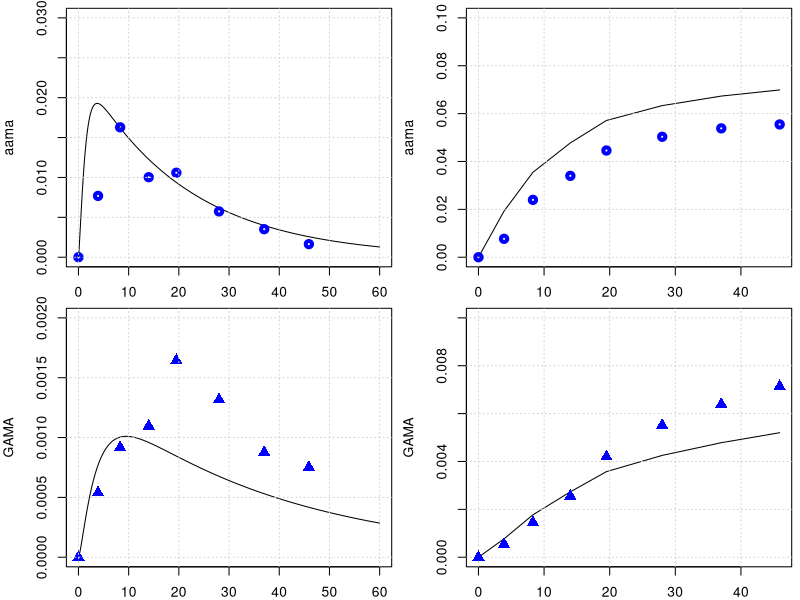

Recreate this plot in R.
library(deSolve)
library(minpack.lm)

graphics.off()

#body weight in kg
BW = 70 
# fractions of BW
##https://journals.sagepub.com/doi/pdf/10.1177/ANIB_32_3-4
F_B = 0.079 
F_B_AB = 0.35 #fraction: arterial blood of blood volume
F_B_VB = 0.65 #fraction: venous blood of blood volume
F_Li = 0.026
F_Ki = 0.0044
F_T = 1-(F_B+F_Li+F_Ki)
#organ volumes in L
V_AB <- BW*F_B*F_B_AB 
V_VB <- BW*F_B*F_B_VB 
V_T <- BW*F_T
V_Ki <- BW*F_Ki
V_Li <- BW*F_Li
#cardiac output in L/(kg*h)
##https://journals.sagepub.com/doi/pdf/10.1177/ANIB_32_3-4
QCC = 16        #12.5 # maybe 14 or 6.5 check?
Q_C = QCC*BW^0.75
FQ_P = 2.5/100 
FQ_Li = 0.19
FQ_Ki = 0.255 #total - there is also an aterial flow rate 
FQ_T = 1 -( FQ_Li + FQ_Ki +FQ_P)
Q_Li <- Q_C*FQ_Li
Q_Ki <- Q_C*FQ_Ki
Q_T <- Q_C*FQ_T

# partition coefficient
pAA_TB = 0.2
pAA_KiB = 0.2
pAA_LiB = 1.5

pGA_TB = 0.97
pGA_LiB = 0.9
pGA_KiB = .3

#reaction rate constants 
k_AAuptake = 1 #1/h

k_onAA_T = 0.28 #1/h
k_onAA_B = 0.36 #1/h
k_onAA_Li = 0.71 #1/h
k_onAA_Ki = 0.83 #1/h

k_syn_GSH = 0.25 #mmol/h 
k_cl_GSH = 0.35 #1/h
k_onAA_GSH = 0.55 #L/(mmol h)
k_onGA_GSH = 0.8 #L/(mmol h)

k_onGA_T = 0.089 #1/h
k_onGA_B = 0.108 #1/h
k_onGA_Ki = k_onAA_T/2 #1/h
k_onGA_Li = 0.215 #1/h

k_exc_AAMA = 0.049      # 0.049 #1/h or 0.13 # this will change the shape
k_exc_GAMA = 0.027     # 0.077 #1/h  # or 0.027
k_exc_GAOH = 0.077     # 1/h
k_exc_GA <- 1.48       # 1/h Q_Ki*0.025
k_exc_AA <- 2

PL1 = 1.7     # !$'liver/blood partition AA'
PL2 = 0.9    # !$'liver/blood partition GA'

MW_aa = 71   # mg/mmol
MW_ga = 87   # mg/mmol

MW_GSH = 307.32 # mg/mmol

VMAXGC1 = 1   #!Vmax for GSH-AA conjugation mg/hr-kg^0.7
VMAXG1 = VMAXGC1/MW_aa*BW**0.7    # !$'Liver AA-GSH rate'

# Maximum velocity for enzymatic reaction 
V_max_p450 = 9 /MW_aa*BW^0.7  # 0.235 mg/h (Tien: AA to GA mmol/hr)
V_max_EH = 20 /MW_ga*BW^0.7  
KM_p450 = 10.0
KM_EH = 100.0

k_0_GSH = 7

AGSH0 = k_0_GSH * V_Li * MW_GSH

KMG1 = 100/MW_aa  #!Km with respect to AA for GSH conjugation mM
KMGG = 0.1        # !KM with respect to GSH for AA or GA conjugation with GSH mM
KMG2 = 100/MW_ga  #!Km with respect to GA for GSH conjugation mM


KPT_Li = 0.015     # !'protein turnover rate in liver'
KPT_Ki = 0.013     #  !'protein turnover rate in kidney'
KPTR = 0.013     # !'protein turnover rate in rpt'
KPTS = 0.0039    # !'protein turnover rate in spt'
KPTRB = 0.0039   # !'protein turnover rate in rbc'
KPTPL = 0.0039   # !'protein turnover rate in plasma'
# +++++++++++++++++++++++++++++++++++++++++++++++++++++++++++++++++
# create list of parameter
# +++++++++++++++++++++++++++++++++++++++++++++++++++++++++++++++++
params <- unlist(c(data.frame(pAA_TB, pAA_LiB, pAA_KiB,
                              pGA_TB, pGA_LiB, pGA_KiB,
                              k_onAA_T, k_onAA_B, k_onAA_Li, k_onAA_GSH, k_onAA_Ki,
                              k_onGA_T, k_onGA_B, k_onGA_Li, k_onGA_Ki, k_exc_GA,
                              k_onGA_GSH, k_exc_AAMA, k_exc_GAMA, k_exc_GAOH,
                              k_cl_GSH, V_max_p450, KM_p450, V_max_EH, KM_EH,
                              k_AAuptake)
))
yini <- c(m_AA_AB = 0.0, m_GA_AB = 0.0, 
          a_pb_AA_B = 0 ,
          m_AA_VB = 0.0, m_GA_VB = 0.0,
          m_AA_Ki = 0.0, m_GA_Ki = 0.0, m_AA_dose = 0 ,
          m_AA_Li = 0.0, m_AAMA = 0.0,  #m_AAMA_urinary = 0.0,
          m_GA_Li = 0.0,
          a_pb_GA_Li   = 0.0,
          m_GAMA  = 0.0,
          #m_GAMA_urinary = 0.0, 
          m_GSH_Li = k_0_GSH * V_Li * MW_GSH, 
          m_AA_T = 0.0, m_GA_T = 0.0,
          m_GAOH = 0.0, 
          m_AA_out = 0.0,
          m_AA_accum = 0.0,
          m_AA_free = 0.0,
          m_AA_in = 0.0,
          m_GA_out = 0.0,
          m_GA_accum = 0.0,
          m_GA_free = 0.0,
          m_GA_in = 0.0,
          a_pb_AA_Ki = 0,
          a_pb_AA_Li = 0,
          a_pb_GA_Ki = 0
)
# ++++++++++++++++++++++++++++++++++++++++++++++++++++++++++++++++++
# PBPK model for Acrylamide 
# ++++++++++++++++++++++++++++++++++++++++++++++++++++++++++++++++++
PBPKmodelAA <- function(t,state,parameter){
  with(as.list(c(t,state,parameter)), {
    ########################################################################################  
    #----#---#  Model for aa  #---#---#
    # concentrations blood in the organs in mg/L
    c_AA_AB <- m_AA_AB/V_AB   
    c_AA_VB <- m_AA_VB/V_VB
    c_AA_T <- m_AA_T/V_T
    c_AA_Li <- m_AA_Li/V_Li
    c_AA_Ki <- m_AA_Ki/V_Ki
    
    c_GSH_Li <- m_GSH_Li/V_Li
    
    # Blood
    #-----------------------------
    # units checked -> mg/h   
    dm_AA_AB <- Q_C*(c_AA_VB - c_AA_AB) -k_onAA_B*m_AA_AB
    # units checked -> mg/h   
    dm_AA_VB <- Q_T*(c_AA_T/pAA_TB) +Q_Li*(c_AA_Li/pAA_LiB) +Q_Ki*(c_AA_Ki/pAA_KiB) - Q_C*c_AA_VB -k_onAA_B*m_AA_VB
    
    # Trine: I added this. Can we make an overall turnover rate in blood? Is this correct? 
    da_pb_AA_B <- k_onAA_B*m_AA_AB + k_onAA_B*m_AA_VB - a_pb_AA_B*KPTRB
    
    # Kidney
    #---------------------------------
    # units checked -> mg/h   
    dm_AA_Ki <- Q_Ki*c_AA_AB -Q_Ki*(c_AA_Ki/pAA_KiB) -k_onAA_Ki*m_AA_Ki 
    
    # protein tunr over AA in Kidney
    da_pb_AA_Ki <- k_onAA_Ki*m_AA_Ki - a_pb_AA_Ki*KPT_Ki
    
    # units checked -> mg/h   
    dm_AA_dose <- -k_AAuptake*m_AA_dose
    
    # Liver
    #--------------------------------
    # units checked -> mg/h
    dm_GSH_Li <- k_0_GSH * V_Li * MW_GSH - k_cl_GSH*m_GSH_Li 
    
    metAA_GSH <- k_onAA_GSH *c_AA_Li * c_GSH_Li /(c_AA_Li + KMG1)/(c_GSH_Li + KMGG)
    metAA_P450 <- V_max_p450 * MW_aa*c_AA_Li/ (KM_p450+c_AA_Li)
    
    # units checked -> mg/h  
    dm_AA_Li <- Q_Li*(c_AA_AB - c_AA_Li/pAA_LiB) + k_AAuptake*m_AA_dose - k_onAA_Li*m_AA_Li  - metAA_P450 - metAA_GSH 
    
    # protein tunr over AA in Liver
    da_pb_AA_Li <- k_onAA_Li*m_AA_Li - a_pb_AA_Li * KPT_Li
    
    # Tissue
    #--------------------------------------------------------------
    # units checked -> mg/h   
    dm_AA_T <- Q_T*(c_AA_AB - c_AA_T/pAA_TB) -k_onAA_T*m_AA_T
    
    # Urine
    #-------------------------------------------------------------
    # units checked -> mg/h   
    dm_AAMA <- metAA_P450 + metAA_GSH  - m_AAMA*k_exc_AAMA
    
    dm_AA_out <- metAA_P450 + metAA_GSH
    dm_AA_in <- k_AAuptake*m_AA_dose
    dm_AA_accum <- k_onAA_B*m_AA_AB +k_onAA_B*m_AA_VB +k_onAA_T*m_AA_T +k_onAA_Li*m_AA_Li +k_onAA_Ki*m_AA_Ki
    dm_AA_free <- dm_AA_AB + dm_AA_VB +dm_AA_T +dm_AA_Li +dm_AA_Ki
########################################################################################  
########################################################################################    
    #----#---#  Model for Ga  #---#---#    
    #concentrations blood in the organs in mg/L
    c_GA_AB <- m_GA_AB/V_AB ;   c_GA_VB <- m_GA_VB/V_VB
    c_GA_T <- m_GA_T/V_T
    c_GA_Li <- m_GA_Li/(V_Li*PL2)
    c_GA_Ki <- m_GA_Ki/V_Ki
    # units checked -> mg/h   
    dm_GA_AB <- Q_C*(c_GA_VB - c_GA_AB) -k_onGA_B*m_GA_AB
    # units checked -> mg/h   
    dm_GA_VB <- Q_T*(c_GA_T/pGA_TB) +Q_Li*(c_GA_Li/pGA_LiB) +Q_Ki*(c_GA_Ki/pGA_KiB) - Q_C*c_GA_VB -k_onGA_B*m_GA_VB
    # units checked -> mg/h   
    dm_GA_Ki <- Q_Ki*c_GA_AB -Q_Ki*(c_GA_Ki/pGA_KiB) -k_onGA_Ki*m_GA_Ki 
    
    
    # protein tunr over AA in Kidney
    da_pb_GA_Ki <- k_onGA_Ki*m_GA_Ki - a_pb_GA_Ki*KPT_Ki
    
    
    # units checked -> mg/h
    metGA_GSH <- k_onGA_GSH * c_GSH_Li *m_GA_Li / (c_GA_Li + KMG2)/(c_GSH_Li + KMGG)
    metGA_EH <- V_max_EH *MW_ga *c_GA_Li / (KM_EH + c_GA_Li)
    # units checked -> mg/h 
    dm_GA_Li <- Q_Li*(c_GA_AB - c_GA_Li/pGA_LiB) - k_onGA_Li*m_GA_Li + metAA_P450 - metGA_GSH -metGA_EH 
    
    
    # protein tunr over GA in Liver
    da_pb_GA_Li = k_onGA_Li*m_GA_Li - a_pb_GA_Li*KPT_Li 
    
    
    # units checked -> mg/h, 
    dm_GAMA <-  metGA_GSH  -m_GAMA*k_exc_GAMA
    
    dm_GA_T <- Q_T*(c_GA_AB - c_GA_T/pGA_TB) -k_onGA_T*m_GA_T
    
    dm_GAOH <- metGA_EH -m_GAOH*k_exc_GAMA
    
    dm_GA_out <- metGA_GSH + metGA_EH 
    dm_GA_in <- metGA_GSH +metGA_EH
    dm_GA_accum <- k_onGA_B*m_GA_AB +k_onGA_B*m_GA_VB +k_onGA_T*m_GA_T +k_onGA_Li*m_GA_Li +k_onGA_Ki*m_GA_Ki
    dm_GA_free <- dm_GA_AB + dm_GA_VB +dm_GA_T +dm_GA_Li +dm_GA_Ki 

    
    return(list(c(dm_AA_AB,  dm_GA_AB,
                  da_pb_AA_B,
                  dm_AA_VB,    dm_GA_VB,
                  dm_AA_Ki,  dm_GA_Ki,  dm_AA_dose,
                  dm_AA_Li,
                  dm_AAMA,   
                  dm_GA_Li, da_pb_GA_Li, dm_GAMA,
                  dm_GSH_Li, dm_AA_T,   dm_GA_T,
                  dm_GAOH,
                  dm_AA_in,
                  dm_AA_out,
                  dm_AA_accum,
                  dm_AA_free,
                  dm_GA_out,
                  dm_GA_accum,
                  dm_GA_free,
                  dm_GA_in,
                  da_pb_AA_Ki,
                  da_pb_AA_Li,
                  da_pb_GA_Ki
    )))
  })
}
PBPKmodelAA <- compiler::cmpfun(PBPKmodelAA)



################################################################
# manual readout from Kopp and Dekant 2009
################################################################
times <- seq(from = 0, to = 60, by = 0.1)
diet <- data.frame(var = "m_AA_dose", method = "add",
                   time = c(0.0),  value = 0.5 *BW /1000 )  # dose of 0.05 microg/kg bw
out <- ode(y = yini, times = times, func = PBPKmodelAA, parms = params, events = list(data = diet))
yobs_urine <- data.frame(
  time = c(0.0, 3.9, 8.3, 14, 19.5, 28, 37, 45.9),
  AAMA = c(0.0/1000000, 32.8/1000000, 69.5/1000000, 42.8/1000000, 45.2/1000000, 24.5/1000000, 15/1000000, 7/1000000)*234.28, #https://pubchem.ncbi.nlm.nih.gov/compound/N-Acetyl-S-_2-carbamoylethyl_-L-cysteine
  GAMA = c(0.0, 2.15*1e-6, 3.66*1e-6, 4.38*1e-6, 6.57*1e-6, 5.26*1e-6, 3.50*1e-6, 3.0*1e-6)*250.27
)
# plot for AAMA in urinary
par(mfrow=c(2,2),mar=c(2,4,.5,.5))
plot(out[,'time'], out[,'m_AAMA']   ,type = 'l',xlab = 'time', ylab = 'aama', ylim = c(0,.03) )
points(yobs_urine$time, yobs_urine$AAMA , col="blue", lwd = 4) ; grid()
time_points_measure_unrine = c(1, 40, 84, 141, 196, 280 , 371, 460)
tamtam = out[,'m_AAMA'][time_points_measure_unrine ]
plot(yobs_urine$time, cumsum( tamtam ),type = 'l', ylab = 'aama', ylim = c(0,.1), xlab = 'time' ); grid()
points(yobs_urine$time, cumsum(yobs_urine$AAMA) , col="blue", lwd = 4)

# plot for GAMA 
plot(out[,'time'], out[,'m_GAMA']  ,type = 'l',xlab = '', ylab = 'GAMA', ylim = c(0,.002) )
points(yobs_urine$time, yobs_urine$GAMA , col="blue", cex = 1.5, pch = 17); grid()
time_points_measure_unrine = c(1, 40, 84, 141, 196, 280 , 371, 460)
tamtam = out[,'m_GAMA'][time_points_measure_unrine ]
plot(yobs_urine$time, cumsum( tamtam ),type = 'l',xlab = '', ylab = 'GAMA', ylim = c(0,.01) ); grid()
points(yobs_urine$time, cumsum(yobs_urine$GAMA) , col="blue",cex = 1.5, pch = 17)
